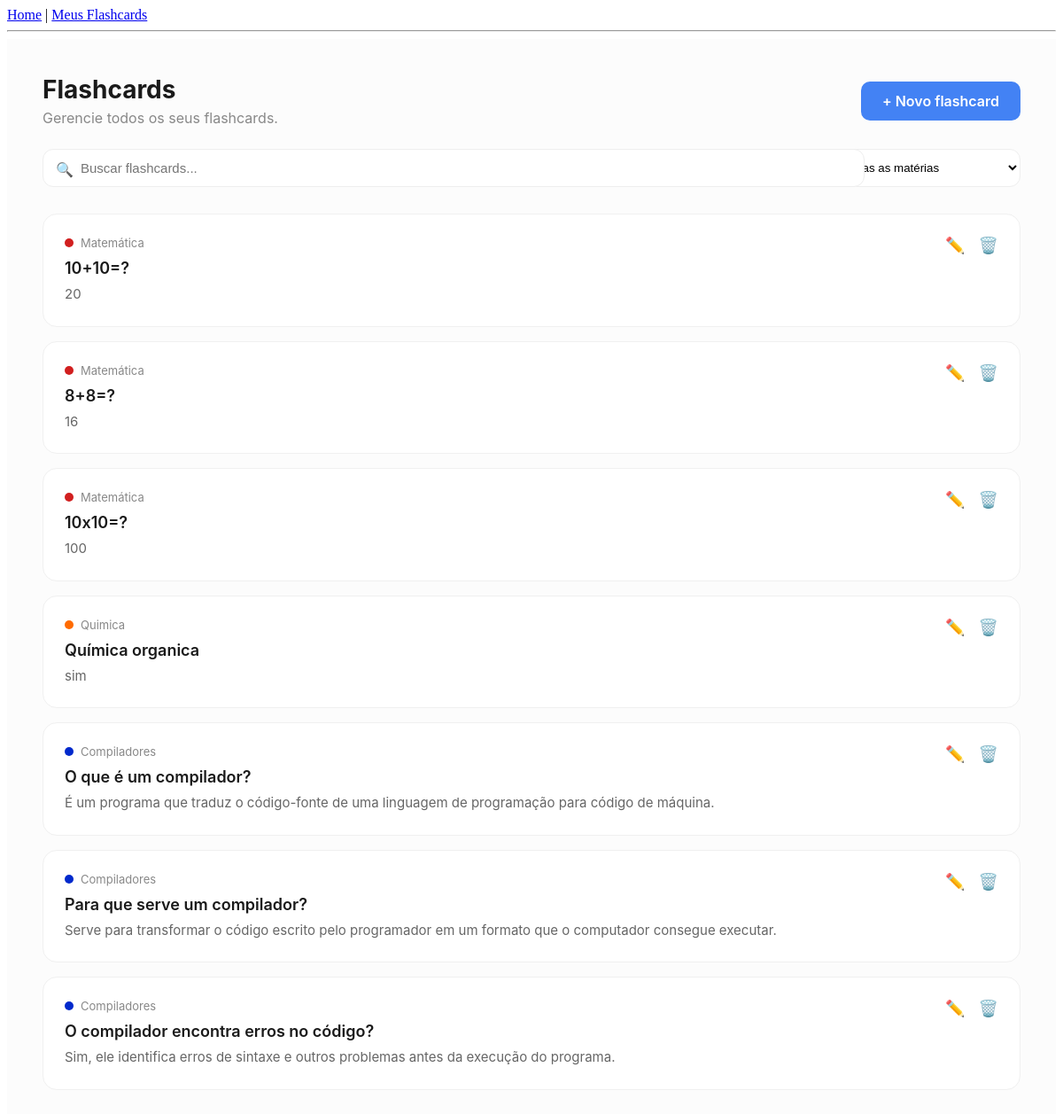
Before: /flashcards/todos/ (signed in) with the older database file.
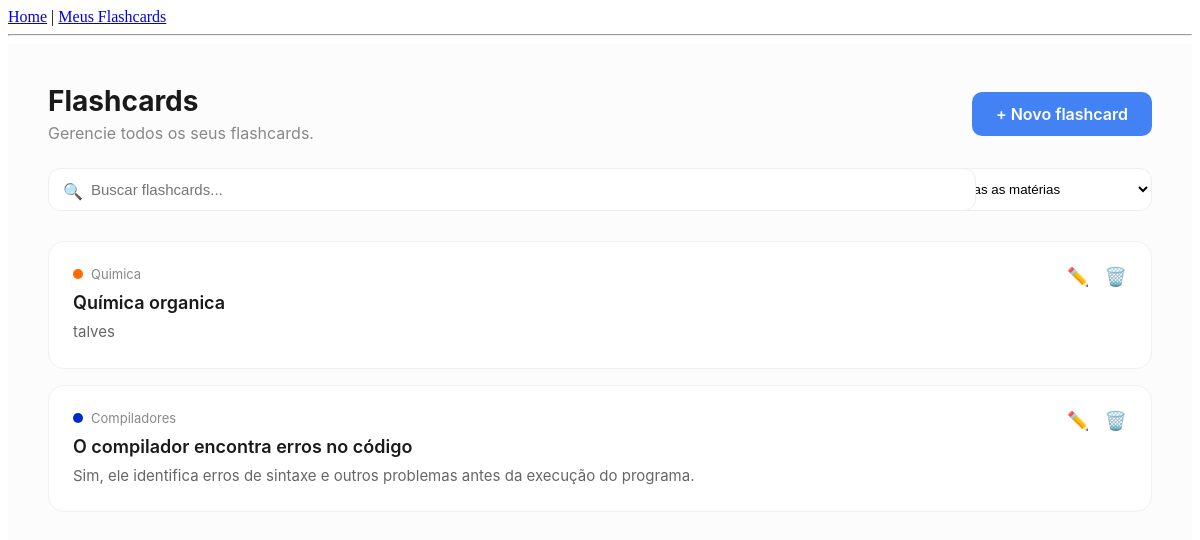
After: the same page with the newer database file.
### flashcards/models.py (models this page shows, shortened)
class Flashcard(models.Model):
    subject = models.ForeignKey(Subject, on_delete=models.CASCADE, related_name='cards')
    question = models.TextField() # Pergunta do card
    answer = models.TextField()   # Resposta do card
    next_review = models.DateField(auto_now_add=True) # Data da próxima revisão
    ease_factor = models.FloatField(default=2.5)      # Dificuldade do card
    interval = models.IntegerField(default=0)         # Dias até a próxima revisão

### subjects/models.py (models this page shows, shortened)
class Subject(models.Model):
    user = models.ForeignKey(User, on_delete=models.CASCADE) # Vincula ao usuário
    name = models.CharField(max_length=100) # Nome da matéria (ex: Física 3)
    created_at = models.DateTimeField(auto_now_add=True)
    color = models.CharField(max_length=7, default="#808080")

### flashcards/views.py (the view)
# urls.py: path('todos/', views.lista_flashcards, name='lista_flashcards'),
@login_required
def lista_flashcards(request):
    query = request.GET.get('q', '')
    materia_id = request.GET.get('materia', '')
    cards = Flashcard.objects.filter(subject__user=request.user)
    if query:
        cards = cards.filter(
            Q(question__icontains=query) | Q(answer__icontains=query)
        )
    if materia_id:
        cards = cards.filter(subject_id=materia_id)
    materias = Subject.objects.filter(user=request.user)
    return render(request, 'flashcards/lista_flashcards.html', {
        'cards': cards,
        'materias': materias,
        'query': query,
        'materia_selecionada': materia_id
    })

### flashcards/templates/flashcards/lista_flashcards.html (shortened to what this page needs)
{% extends "base.html" %}
{% block content %}
<div class="flashcards-page">
    <div class="page-header">
        <div>
            <h1>Flashcards</h1>
            <p>Gerencie todos os seus flashcards.</p>
        </div>
        <a href="{% url 'novo_flashcard_geral' %}" class="btn-primary">+ Novo flashcard</a>
    </div>
    <form method="GET" class="filter-container">
        <div class="search-box">
            <span class="search-icon">🔍</span>
            <input type="text" name="q" value="{{ query }}" class="search-input" placeholder="Buscar flashcards...">
        </div>
        <select name="materia" class="subject-select" onchange="this.form.submit()">
            <option value="">Todas as matérias</option>
        </select>
    </form>
    <div class="flashcard-list">
        {% for card in cards %}
        <div class="flashcard-card">
            <div>
                <div class="card-meta">
                    <div class="status-dot" style="background-color: {{ card.subject.color }};"></div>
                    {{ card.subject.name }}
                </div>
                <h3 class="card-question">{{ card.question }}</h3>
                <p class="card-answer">{{ card.answer }}</p>
            </div>
            <div class="card-actions">
                <a href="{% url 'editar_flashcard' card.id %}?origem=geral" class="action-link" title="Editar"> ✏️</a>
                <a href="{% url 'excluir_flashcard' card.id %}?origem=geral" class="action-link delete-hover">🗑️</a>
            </div>
        </div>
        {% empty %}
        <div style="text-align: center; padding: 60px; color: #999; background: white; border-radius: 16px; border: 1px dashed #eee;">
            <p>Nenhum flashcard encontrado. Tente buscar por outro termo ou matéria.</p>
        </div>
        {% endfor %}
    </div>
</div>
{% endblock %}

### templates/base.html (shortened to what this page needs)
<!DOCTYPE html>
<html lang="pt-br">
<head>
    </head>
<body>
    <nav>
        <a href="/">Home</a> |
        <a href="{% url 'lista_flashcards' %}">Meus Flashcards</a>
    </nav>
    <hr>
    <main>
        {% block content %}
        {% endblock %}
    </main>
</body>
</html>

### flashcards/templates/flashcards/lista_flashcards.html (style rules this page uses)
.flashcards-page { padding: 40px; font-family: 'Inter', sans-serif; background: #fcfcfc; min-height: 100vh; }
.page-header { display: flex; justify-content: space-between; align-items: center; margin-bottom: 25px; }
.page-header h1 { font-size: 28px; font-weight: 700; margin: 0; color: #1a1a1a; }
.page-header p { color: #888; margin: 5px 0 0 0; }
.filter-container { display: flex; gap: 15px; margin-bottom: 30px; }
.search-box { position: relative; flex: 1; }
.search-input { width: 100%; padding: 12px 15px 12px 42px; border-radius: 12px; border: 1px solid #eee; outline: none; transition: 0.2s; font-size: 15px; }
.search-icon { position: absolute; left: 15px; top: 13px; color: #aaa; }
.subject-select { padding: 0 15px; border-radius: 12px; border: 1px solid #eee; background: white; min-width: 220px; outline: none; cursor: pointer; }
.flashcard-list { display: flex; flex-direction: column; gap: 16px; }
.flashcard-card { background: white; border-radius: 16px; border: 1px solid #f0f0f0; padding: 24px; display: flex; justify-content: space-between; align-items: flex-start; transition: transform 0.2s, border-color 0.2s; }
.card-meta { display: flex; align-items: center; gap: 8px; font-size: 13px; color: #888; margin-bottom: 10px; }
.status-dot { width: 10px; height: 10px; border-radius: 50%; }
.card-question { font-size: 18px; font-weight: 600; color: #1a1a1a; margin: 0 0 8px 0; }
.card-answer { color: #666; font-size: 15px; margin: 0; line-height: 1.5; }
.card-actions { display: flex; gap: 15px; }
.action-link { text-decoration: none; color: #aaa; font-size: 18px; transition: 0.2s; }
.btn-primary { background: #4382f4; color: white !important; padding: 12px 24px; border-radius: 10px; text-decoration: none; font-weight: 600; display: inline-block; }

Changed rows visible on the page:
removed Flashcard: subject.name "Matemática", question "10+10=?", answer "20"
removed Flashcard: subject.name "Matemática", question "8+8=?", answer "16"
removed Flashcard: subject.name "Matemática", question "10x10=?", answer "100"
removed Flashcard: subject.name "Compiladores", question "O que é um compilador?", answer "É um programa que traduz o código-fonte de uma linguagem de programação para código de máquina."
removed Flashcard: subject.name "Compiladores", question "Para que serve um compilador?", answer "Serve para transformar o código escrito pelo programador em um formato que o computador consegue executar."
changed Flashcard "Química organica": answer "sim" → "talves"
changed Flashcard "Compiladores": question "O compilador encontra erros no código?" → "O compilador encontra erros no código"
